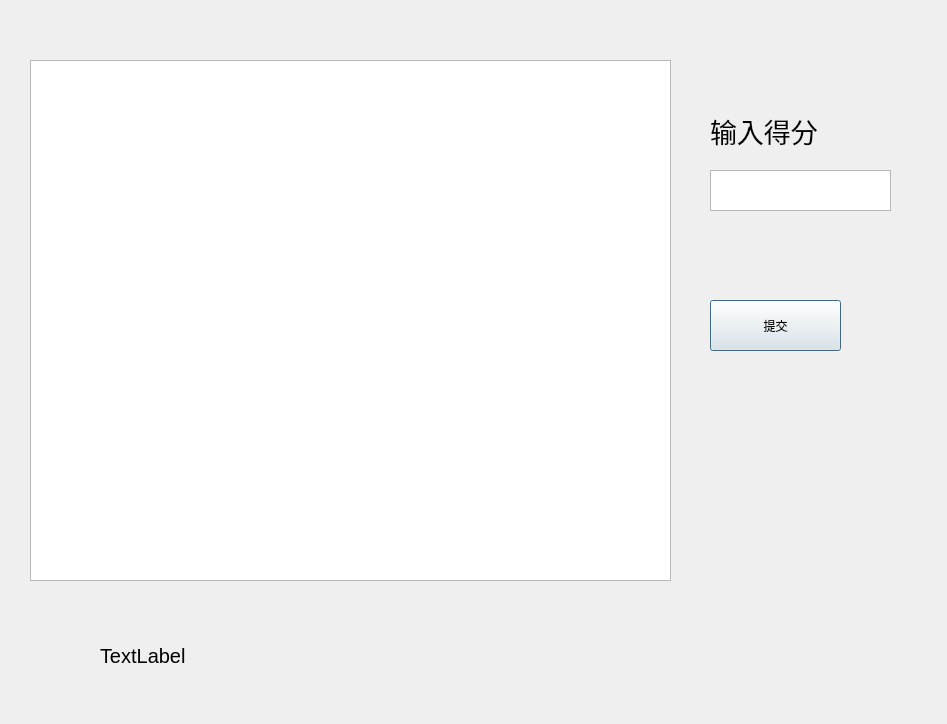
<?xml version="1.0" encoding="UTF-8"?>
<ui version="4.0">
 <class>Dialog</class>
 <widget class="QDialog" name="Dialog">
  <property name="geometry">
   <rect>
    <x>0</x>
    <y>0</y>
    <width>947</width>
    <height>724</height>
   </rect>
  </property>
  <property name="windowTitle">
   <string>Dialog</string>
  </property>
  <widget class="QGraphicsView" name="graphicsView">
   <property name="geometry">
    <rect>
     <x>30</x>
     <y>60</y>
     <width>641</width>
     <height>521</height>
    </rect>
   </property>
  </widget>
  <widget class="QTextEdit" name="textEdit">
   <property name="geometry">
    <rect>
     <x>710</x>
     <y>170</y>
     <width>181</width>
     <height>41</height>
    </rect>
   </property>
   <property name="font">
    <font>
     <pointsize>16</pointsize>
    </font>
   </property>
  </widget>
  <widget class="QLabel" name="label">
   <property name="geometry">
    <rect>
     <x>710</x>
     <y>110</y>
     <width>151</width>
     <height>41</height>
    </rect>
   </property>
   <property name="font">
    <font>
     <pointsize>20</pointsize>
    </font>
   </property>
   <property name="text">
    <string>输入得分</string>
   </property>
  </widget>
  <widget class="QPushButton" name="submitButton">
   <property name="geometry">
    <rect>
     <x>710</x>
     <y>300</y>
     <width>131</width>
     <height>51</height>
    </rect>
   </property>
   <property name="text">
    <string>提交</string>
   </property>
  </widget>
  <widget class="QLabel" name="stu_name">
   <property name="geometry">
    <rect>
     <x>100</x>
     <y>630</y>
     <width>161</width>
     <height>51</height>
    </rect>
   </property>
   <property name="font">
    <font>
     <pointsize>15</pointsize>
    </font>
   </property>
   <property name="text">
    <string>TextLabel</string>
   </property>
  </widget>
  <widget class="QLabel" name="loading_label">
   <property name="geometry">
    <rect>
     <x>720</x>
     <y>410</y>
     <width>111</width>
     <height>41</height>
    </rect>
   </property>
   <property name="font">
    <font>
     <pointsize>15</pointsize>
    </font>
   </property>
   <property name="text">
    <string/>
   </property>
  </widget>
 </widget>
 <resources/>
 <connections>
  <connection>
   <sender>submitButton</sender>
   <signal>clicked()</signal>
   <receiver>Dialog</receiver>
   <slot>submit()</slot>
   <hints>
    <hint type="sourcelabel">
     <x>809</x>
     <y>324</y>
    </hint>
    <hint type="destinationlabel">
     <x>858</x>
     <y>272</y>
    </hint>
   </hints>
  </connection>
 </connections>
 <slots>
  <slot>submit()</slot>
 </slots>
</ui>
